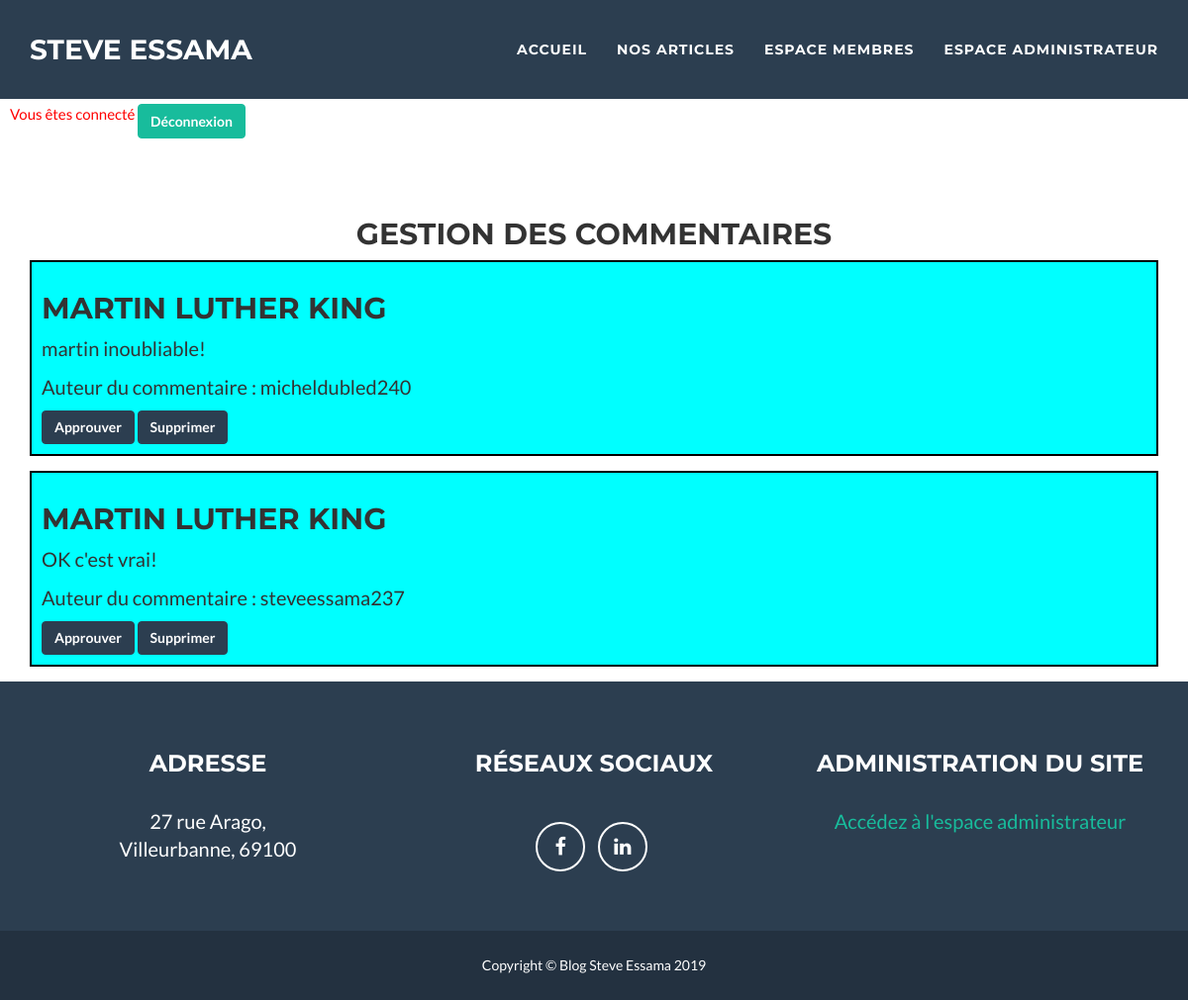
Screenshot of /index.php?action=manage_comment (signed in) with the database file from the repository.
### tables this page shows
CREATE TABLE IF NOT EXISTS `commentaires` (
  `idCommentaire` int(11) NOT NULL AUTO_INCREMENT,
  `idPost` int(11) NOT NULL,
  `pseudoAuteur` char(50) NOT NULL,
  `contenuCommentaire` text NOT NULL,
  `dateCreation` datetime NOT NULL DEFAULT CURRENT_TIMESTAMP,
  `validation` int(10) DEFAULT NULL,
  PRIMARY KEY (`idCommentaire`),
  KEY `id_article` (`idPost`)
);

CREATE TABLE IF NOT EXISTS `articles` (
  `idPost` int(11) NOT NULL AUTO_INCREMENT,
  `titreArticle` char(50) NOT NULL,
  `pseudoAuteur` char(30) NOT NULL,
  `descriptifArticle` char(200) NOT NULL,
  `contenu` text NOT NULL,
  `dateModification` datetime NOT NULL DEFAULT CURRENT_TIMESTAMP,
  `imageArticle` char(50) NOT NULL,
  `nomImage` varchar(255) NOT NULL,
  PRIMARY KEY (`idPost`)
);

### controller/backend.php (called while the page is built, shortened)
<?php
require_once ABSOLUTE_PATH."/model/CommentManager.php";
require_once ABSOLUTE_PATH."/model/comments.php";
function manageComment()
{
    $showComment = new CommentManager();
    $showComment->getListComment();
    require ABSOLUTE_PATH.'/view/view_manage_comment.php';
}

### model/CommentManager.php (called while the page is built, shortened)
<?php
class CommentManager extends Manager
{
    public function getListComment()
    {
        $db = $this->dbconnect();
        $query = $db->query('SELECT idCommentaire, idPost, pseudoAuteur, contenuCommentaire, DATE_FORMAT(dateCreation, "%d/%m/%Y %Hh%imin%ss") AS                       dateCreation, validation FROM commentaires');
        $query->execute();
        $comments = $query->fetchAll(PDO::FETCH_ASSOC);
        $listComments = array();
        foreach ($comments as $donnees)
        {
            $comments = new Comments();
            $comments->hydrate($donnees);
            $listComments[] = $comments;
        }
        return $listComments;
    }
}

### model/comments.php (called while the page is built, shortened)
<?php
class Comments
{
    private $_idCommentaire;
    private $_idPost;
    private $_pseudoAuteur;
    private $_contenuCommentaire;
    public function hydrate(array $donnees)
    {
        foreach ($donnees as $key => $value) {
            $method = 'set' . ucfirst($key);
        }
    }
    public function getIdCommentaire()
    {
        return $this->_idCommentaire;
    }
    public function getPseudoAuteur()
    {
        return $this->_pseudoAuteur;
    }
    public function getContenuCommentaire()
    {
        return $this->_contenuCommentaire;
    }
    public function setIdCommentaire($idCommentaire)
    {
        $idCommentaire = (int) $idCommentaire;
        if ($idCommentaire > 0) {
            $this->_idCommentaire = $idCommentaire;
        }
    }
    public function setIdPost($idPost)
    {
        $idPost = (int) $idPost;
        if ($idPost > 0) {
            $this->_idPost = $idPost;
        }
    }
    public function setPseudoAuteur($pseudoAuteur)
    {
        if (is_string($pseudoAuteur)) {
            $this->_pseudoAuteur = $pseudoAuteur;
        }
    }
    public function setContenuCommentaire($contenuCommentaire)
    {
        if (is_string($contenuCommentaire)) {
            $this->_contenuCommentaire = $contenuCommentaire;
        }
    }
    public function setValidation($validation)
    {
        $validation = (int) $validation;
    }
    public function getTitreArticle()
    {
        $newsManager = new NewsManager();
        $post = $newsManager->getPostById($this->_idPost);
        return $post->getTitreArticle();
    }
}

### model/NewsManager.php (called while the page is built, shortened)
<?php
class NewsManager extends Manager
{
    public function getPostById($postId)
    {
        $db  = $this->dbconnect();
        $query = $db->prepare('SELECT titreArticle, pseudoAuteur, contenu, DATE_FORMAT(dateModification, "%d/%m/%Y %Hh%imin%ss") AS                                     dateModification, idPost, descriptifArticle, imageArticle FROM articles WHERE idPost = ?');
        $query->execute(array($postId));
        $resultDb = $query->fetch(PDO::FETCH_ASSOC);
        $post = new News();
        $post->hydrate($resultDb);
        return $post;
    }
}

### model/news.php (called while the page is built, shortened)
<?php
class News
{
    private $_titreArticle;
    public function hydrate(array $donnees)
    {
        foreach ($donnees as $key => $value) {
            $method = 'set' . ucfirst($key);
        }
    }
    public function getTitreArticle()
    {
        return $this->_titreArticle;
    }
    public function setIdPost($idPost)
    {
        $idPost = (int) $idPost;
    }
    public function setTitreArticle($titreArticle)
    {
        if (is_string($titreArticle)) {
            $this->_titreArticle = $titreArticle;
        }
    }
}

### view/view_manage_comment.php (the view, shortened to what this page needs)
<nav id="mainNav" class="navbar navbar-default navbar-fixed-top navbar-custom">
    <div class="container">
        <div class="navbar-header page-scroll">
            <a class="navbar-brand" href="#page-top">Steve Essama</a>
        </div>
        <div class="collapse navbar-collapse" id="bs-example-navbar-collapse-1">
            <?php if (array_key_exists('success_connect', $_SESSION)): ?>
            <ul class="nav navbar-nav navbar-right">
                <li><a href="index.php">Accueil</a></li>
                <li class="page-scroll"><a href="index.php?action=listposts"> Nos articles </a></li>
                <li class="page_scroll"><a href="index.php"> Espace membres </a></li>
                <li class="page_scroll"><a href="index.php?action=admin_space"> Espace administrateur </a></li>
            </ul>
            <?php endif; ?>
        </div>
    </div>
</nav>
<?php if (array_key_exists('success_connect', $_SESSION)): ?>
<section class="section_connection">
    <div class="connect-sign hidden-sm" style="color:red;">
        <?= $_SESSION['success_connect']; ?>
    </div>
    <form action="index.php?action=disconnected" method="post">
        <button style="color:white;height:35px" type="submit" class="btn btn-success btn-default button-disconnect hidden-sm"                                           name="disconnect">Déconnexion</button>
    </form>
</section>
<?php endif; ?>
<h2 style="text-align:center">Gestion des commentaires</h2>
<div class="container">
   <?php
   foreach ($showComment->getListComment() as $comment)
   {
   ?>
   <div style="border: 2px solid black;margin-bottom:15px;background-color:cyan;padding:10px;">
        <h2><?= $comment->getTitreArticle()?></h2>
        <p><?= $comment->getContenuCommentaire()?></p>
       <p>Auteur du commentaire : <?= $comment->getPseudoAuteur()?></p>
        <a href="index.php?action=approve&amp;id=<?= $comment->getIdCommentaire()?>"><button type="button"
        class="btn btn-primary">Approuver</button></a>
        <a href="index.php?action=delete_comment&amp;id=<?= $comment->getIdCommentaire()?>"><button type="button"
        class="btn btn-primary">Supprimer</button></a>
    </div>
    <?php
    }
    ?>
</div>
<footer class="text-center">
    <div class="footer-above">
        <div class="container">
            <div class="row">
                <div class="footer-col col-md-4">
                    <h3>Adresse</h3>
                    <p>
                        27 rue Arago, <br>
                        Villeurbanne, 69100
                    </p>
                </div>
                <div class="footer-col col-md-4">
                    <h3>Réseaux sociaux</h3>
                    <ul class="list-inline">
                        <li>
                            <a href="https://openclassrooms.facebook.com/profile.php?id=100030215146732" class="btn-social btn-outline"><i class="fa fa-fw                                   fa-facebook"></i></a>
                        </li>
                        <li>
                            <a href="https://www.linkedin.com/in/essama-mgba-franck-steve-7a6227175/" class="btn-social btn-outline"><i class="fa fa-fw                                     fa-linkedin"></i></a>
                        </li>
                    </ul>
                </div>
                <div class="footer-col col-md-4">
                    <h3>Administration du site</h3>
                    <p>
                        <a href="index.php?action=connect_admin"> Accédez à l'espace administrateur </a>
                    </p>
                </div>
            </div>
        </div>
    </div>
    <div class="footer-below">
        <div class="container">
            <div class="row">
                <div class="col-lg-12">
                    Copyright &copy; Blog Steve Essama 2019
                </div>
            </div>
        </div>
    </div>
</footer>
<?php require('template.php'); ?>

### public/css/freelancer.css (style rules this page uses)
body { font-family: 'Lato', 'Helvetica Neue', Helvetica, Arial, sans-serif; overflow-x: hidden; }
p { font-size: 20px; }
a, a:hover, a:focus, a:active, a.active { color: #18BC9C; outline: none; }
h1, h2, h3, h4, h5, h6 { font-family: "Montserrat", "Helvetica Neue", Helvetica, Arial, sans-serif; text-transform: uppercase; font-weight: 700; }
.navbar-custom { background: #2C3E50; font-family: "Montserrat", "Helvetica Neue", Helvetica, Arial, sans-serif; text-transform: uppercase; font-weight: 700; border: none; }
.navbar-custom .navbar-brand { color: white; }
.navbar-custom .navbar-nav { letter-spacing: 1px; }
.navbar-custom .navbar-nav li a { color: white; }
@media (min-width: 768px) { .navbar-custom { padding: 25px 0; -webkit-transition: padding 0.3s; -moz-transition: padding 0.3s; transition: padding 0.3s; } }
@media (min-width: 768px) { .navbar-custom .navbar-brand { font-size: 2em; -webkit-transition: all 0.3s; -moz-transition: all 0.3s; transition: all 0.3s; } }
section { padding: 100px 0; }
footer { color: white; }
footer h3 { margin-bottom: 30px; }
footer .footer-above { padding-top: 50px; background-color: #2C3E50; }
footer .footer-col { margin-bottom: 50px; }
footer .footer-below { padding: 25px 0; background-color: #233140; }
.btn-outline { color: white; font-size: 20px; border: solid 2px white; background: transparent; transition: all 0.3s ease-in-out; margin-top: 15px; }
.btn-primary { color: white; background-color: #2C3E50; border-color: #2C3E50; font-weight: 700; }
.btn-success { color: white; background-color: #18BC9C; border-color: #18BC9C; font-weight: 700; }
.btn-social { display: inline-block; height: 50px; width: 50px; border: 2px solid white; border-radius: 100%; text-align: center; font-size: 20px; line-height: 45px; }
@media all and (min-width: 992px) and (max-width:1200px) { .connect-sign { position:absolute; left: 10px; top : 105px; font-size:15px; } }
@media all and (min-width: 992px) and (max-width:1200px) { .button-disconnect { position:absolute; top:105px; left: 139px; } }

### rows the page displays
commentaires: idPost.titreArticle "MARTIN LUTHER KING", contenuCommentaire "martin inoubliable!", pseudoAuteur "micheldubled240"
commentaires: idPost.titreArticle "MARTIN LUTHER KING", contenuCommentaire "OK c'est vrai!", pseudoAuteur "steveessama237"

### other values shown
$_SESSION['success_connect'] "Vous êtes connecté"
